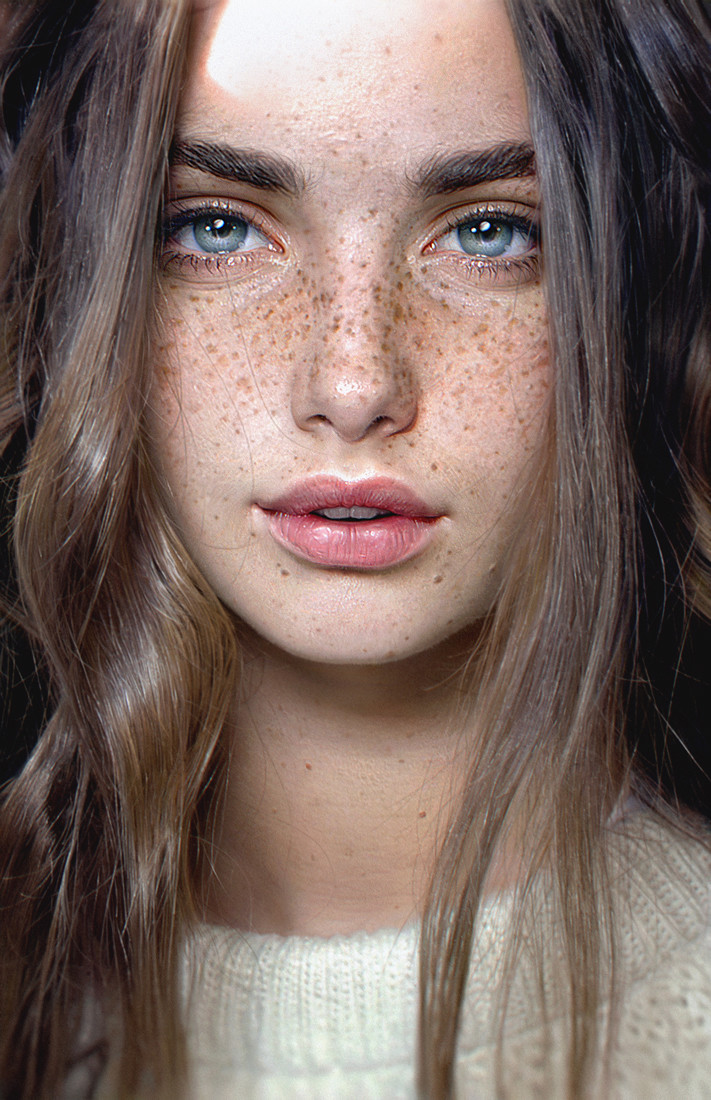
#> input picture AC01/03-Visao-Computacional/imagens/rosto.jpg, 711 x 1100 px; its folder holds only this picture in this run
$ python deteccao_rostos.py
#> lines starting #> are read from the running program, lines starting #| are printed output that depends on the picture; after the words box and inside, x2 and y2 are one past the last pixel; in counts of white or black regions, pixels touching at a corner belong together
"""
AC01 — Visão Computacional: detecção de rostos

Baseado no exemplo público de detecção facial do OpenCV:
https://github.com/opencv/opencv/blob/4.x/samples/python/facedetect.py

O algoritmo analisa a imagem e informa onde existem rostos.
"""

from pathlib import Path

import cv2
import matplotlib.pyplot as plt


PASTA_BASE = Path(__file__).resolve().parent
PASTA_IMAGENS = PASTA_BASE / "imagens"
PASTA_RESULTADOS = PASTA_BASE / "resultados"


def localizar_imagem():
    """Localiza uma imagem dentro da pasta de entrada."""
    extensoes = ("*.jpg", "*.jpeg", "*.png", "*.bmp")

    for extensao in extensoes:
        arquivos = list(PASTA_IMAGENS.glob(extensao))

        if arquivos:
            return arquivos[0]

    raise FileNotFoundError(
        "Nenhuma imagem foi encontrada na pasta 'imagens'."
    )


def detectar_rostos():
    """Detecta e destaca rostos presentes na imagem."""
    caminho_imagem = localizar_imagem()
    imagem = cv2.imread(str(caminho_imagem))
#> imagem is the input picture: shape (1100, 711, 3); mean B, G, R 98.5, 105.4, 124.3

    if imagem is None:
        raise ValueError("O OpenCV não conseguiu abrir a imagem.")

    imagem_cinza = cv2.cvtColor(
        imagem,
        cv2.COLOR_BGR2GRAY,
    )
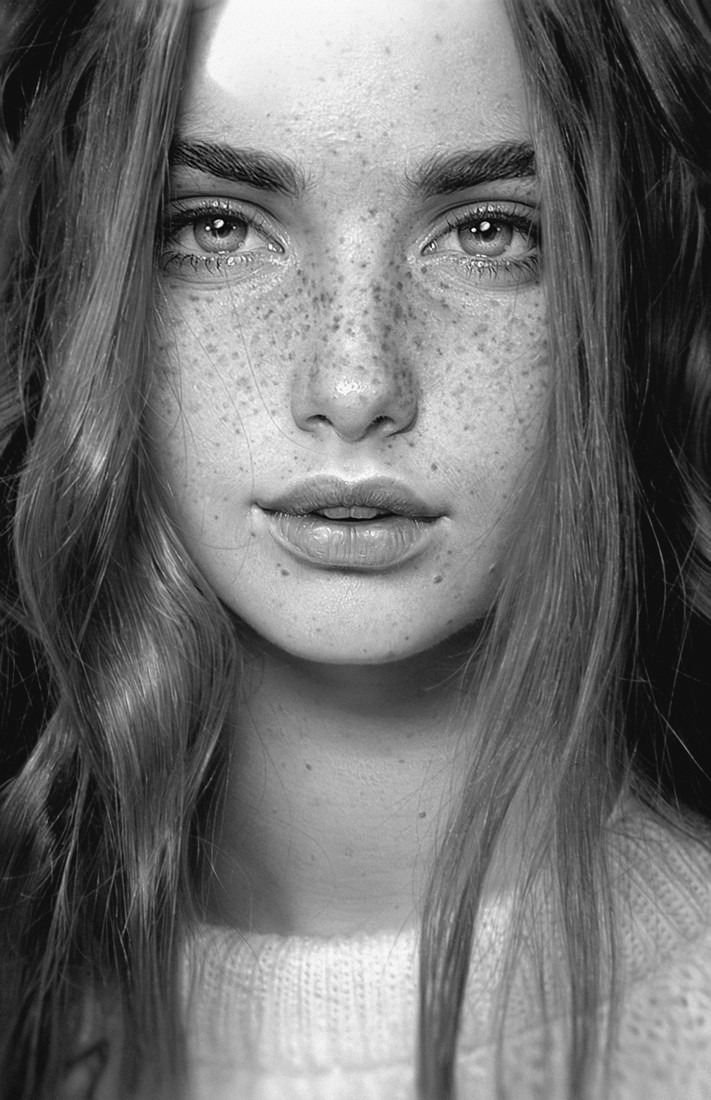
#> imagem_cinza: shape (1100, 711); min 0, max 255, mean 110.2

    caminho_classificador = (
        cv2.data.haarcascades
        + "haarcascade_frontalface_default.xml"
    )

    classificador = cv2.CascadeClassifier(
        caminho_classificador
    )

    rostos = classificador.detectMultiScale(
        imagem_cinza,
        scaleFactor=1.1,
        minNeighbors=5,
        minSize=(40, 40),
    )
#> rostos = [[90, 59, 545, 545]]

    imagem_resultado = imagem.copy()

    for numero, (x, y, largura, altura) in enumerate(
        rostos,
        start=1,
    ):
        cv2.rectangle(
            imagem_resultado,
            (x, y),
            (x + largura, y + altura),
            (0, 255, 0),
            3,
        )

        cv2.putText(
            imagem_resultado,
            f"Rosto {numero}",
            (x, max(y - 10, 20)),
            cv2.FONT_HERSHEY_SIMPLEX,
            0.7,
            (0, 255, 0),
            2,
        )
#> this loop made 1 pass
#> (numero, x, y, largura, altura) on pass 1: (1, 90, 59, 545, 545)
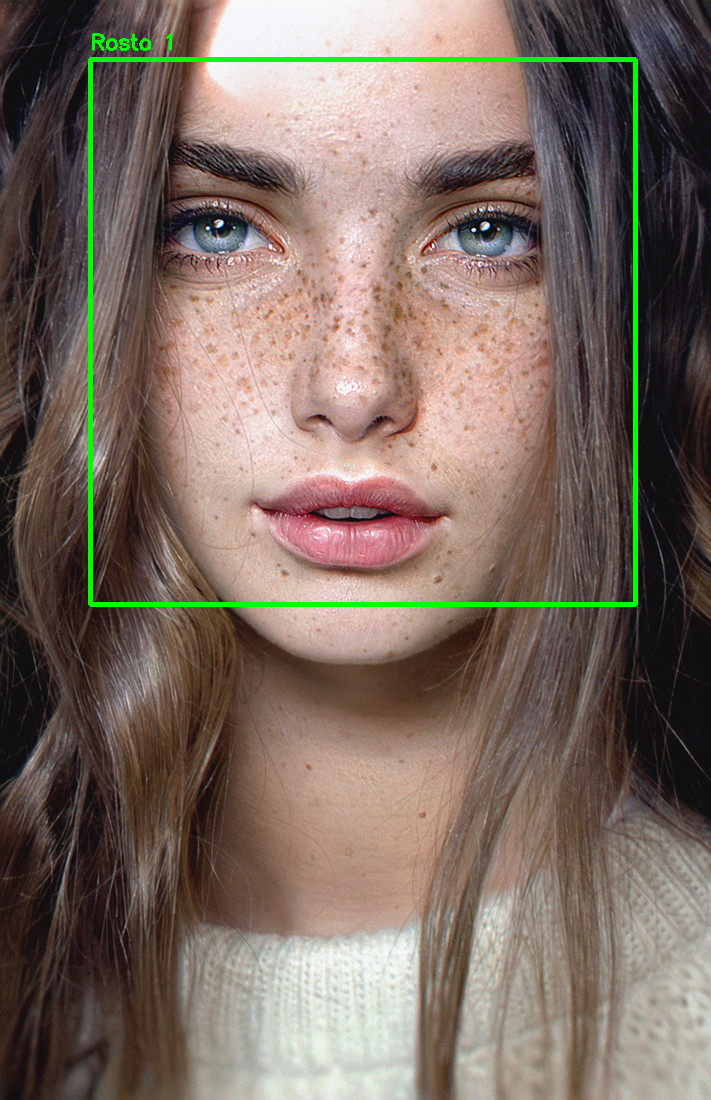
#> imagem_resultado: shape (1100, 711, 3); 1.46% of pixels changed, all inside (x1, y1, x2, y2) = (88, 33, 638, 607)

    PASTA_RESULTADOS.mkdir(exist_ok=True)

    caminho_resultado = (
        PASTA_RESULTADOS / "rostos_detectados.png"
    )

    cv2.imwrite(
        str(caminho_resultado),
        imagem_resultado,
    )

    imagem_rgb = cv2.cvtColor(
        imagem_resultado,
        cv2.COLOR_BGR2RGB,
    )

    plt.figure(figsize=(10, 7))
    plt.imshow(imagem_rgb)
    plt.title(
        f"Visão Computacional — {len(rostos)} rosto(s) detectado(s)"
    )
    plt.axis("off")
    plt.tight_layout()
    plt.show()

    print(f"Quantidade de rostos detectados: {len(rostos)}")
#| Quantidade de rostos detectados: 1
    print(f"Resultado salvo em: {caminho_resultado}")


if __name__ == "__main__":
    detectar_rostos()
